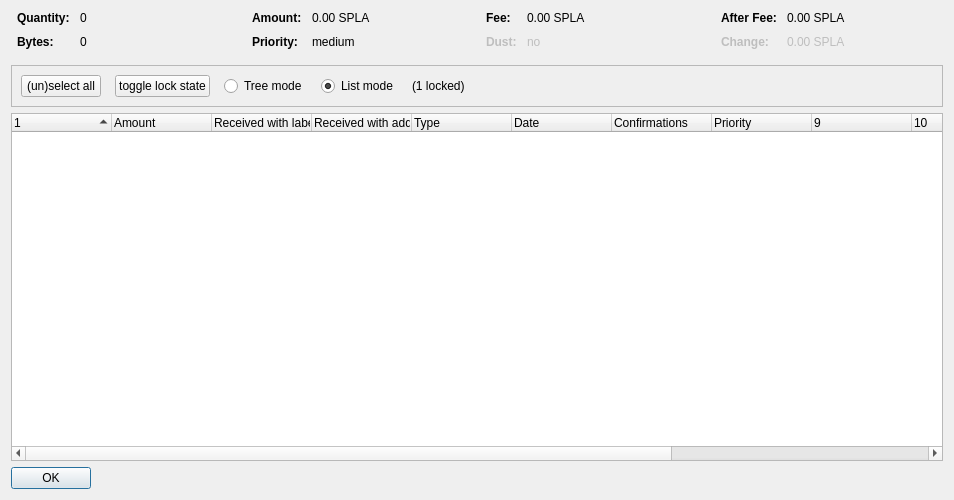
<?xml version="1.0" encoding="UTF-8"?>
<ui version="4.0">
 <class>CoinControlDialog</class>
 <widget class="QDialog" name="CoinControlDialog">
  <property name="geometry">
   <rect>
    <x>0</x>
    <y>0</y>
    <width>954</width>
    <height>500</height>
   </rect>
  </property>
  <property name="windowTitle">
   <string>Coin Selection</string>
  </property>
  <layout class="QVBoxLayout" name="verticalLayout">
   <item>
    <layout class="QHBoxLayout" name="horizontalLayoutTop" stretch="0,0,0,0">
     <property name="topMargin">
      <number>0</number>
     </property>
     <property name="bottomMargin">
      <number>10</number>
     </property>
     <item>
      <layout class="QFormLayout" name="formLayoutCoinControl1">
       <property name="horizontalSpacing">
        <number>10</number>
       </property>
       <property name="verticalSpacing">
        <number>10</number>
       </property>
       <property name="leftMargin">
        <number>6</number>
       </property>
       <property name="rightMargin">
        <number>6</number>
       </property>
       <item row="0" column="0">
        <widget class="QLabel" name="labelCoinControlQuantityText">
         <property name="font">
          <font>
           <weight>75</weight>
           <bold>true</bold>
          </font>
         </property>
         <property name="text">
          <string>Quantity:</string>
         </property>
        </widget>
       </item>
       <item row="0" column="1">
        <widget class="QLabel" name="labelCoinControlQuantity">
         <property name="cursor">
          <cursorShape>IBeamCursor</cursorShape>
         </property>
         <property name="contextMenuPolicy">
          <enum>Qt::ActionsContextMenu</enum>
         </property>
         <property name="text">
          <string notr="true">0</string>
         </property>
         <property name="textInteractionFlags">
          <set>Qt::LinksAccessibleByMouse|Qt::TextSelectableByKeyboard|Qt::TextSelectableByMouse</set>
         </property>
        </widget>
       </item>
       <item row="1" column="0">
        <widget class="QLabel" name="labelCoinControlBytesText">
         <property name="font">
          <font>
           <weight>75</weight>
           <bold>true</bold>
          </font>
         </property>
         <property name="text">
          <string>Bytes:</string>
         </property>
        </widget>
       </item>
       <item row="1" column="1">
        <widget class="QLabel" name="labelCoinControlBytes">
         <property name="cursor">
          <cursorShape>IBeamCursor</cursorShape>
         </property>
         <property name="contextMenuPolicy">
          <enum>Qt::ActionsContextMenu</enum>
         </property>
         <property name="text">
          <string notr="true">0</string>
         </property>
         <property name="textInteractionFlags">
          <set>Qt::LinksAccessibleByMouse|Qt::TextSelectableByKeyboard|Qt::TextSelectableByMouse</set>
         </property>
        </widget>
       </item>
      </layout>
     </item>
     <item>
      <layout class="QFormLayout" name="formLayoutCoinControl2">
       <property name="horizontalSpacing">
        <number>10</number>
       </property>
       <property name="verticalSpacing">
        <number>10</number>
       </property>
       <property name="leftMargin">
        <number>6</number>
       </property>
       <property name="rightMargin">
        <number>6</number>
       </property>
       <item row="0" column="0">
        <widget class="QLabel" name="labelCoinControlAmountText">
         <property name="font">
          <font>
           <weight>75</weight>
           <bold>true</bold>
          </font>
         </property>
         <property name="text">
          <string>Amount:</string>
         </property>
        </widget>
       </item>
       <item row="0" column="1">
        <widget class="QLabel" name="labelCoinControlAmount">
         <property name="cursor">
          <cursorShape>IBeamCursor</cursorShape>
         </property>
         <property name="contextMenuPolicy">
          <enum>Qt::ActionsContextMenu</enum>
         </property>
         <property name="text">
          <string notr="true">0.00 SPLA</string>
         </property>
         <property name="textInteractionFlags">
          <set>Qt::LinksAccessibleByMouse|Qt::TextSelectableByKeyboard|Qt::TextSelectableByMouse</set>
         </property>
        </widget>
       </item>
       <item row="1" column="0">
        <widget class="QLabel" name="labelCoinControlPriorityText">
         <property name="font">
          <font>
           <weight>75</weight>
           <bold>true</bold>
          </font>
         </property>
         <property name="text">
          <string>Priority:</string>
         </property>
        </widget>
       </item>
       <item row="1" column="1">
        <widget class="QLabel" name="labelCoinControlPriority">
         <property name="cursor">
          <cursorShape>IBeamCursor</cursorShape>
         </property>
         <property name="contextMenuPolicy">
          <enum>Qt::ActionsContextMenu</enum>
         </property>
         <property name="text">
          <string>medium</string>
         </property>
         <property name="textInteractionFlags">
          <set>Qt::LinksAccessibleByMouse|Qt::TextSelectableByKeyboard|Qt::TextSelectableByMouse</set>
         </property>
        </widget>
       </item>
      </layout>
     </item>
     <item>
      <layout class="QFormLayout" name="formLayoutCoinControl3">
       <property name="horizontalSpacing">
        <number>10</number>
       </property>
       <property name="verticalSpacing">
        <number>10</number>
       </property>
       <property name="leftMargin">
        <number>6</number>
       </property>
       <property name="rightMargin">
        <number>6</number>
       </property>
       <item row="0" column="0">
        <widget class="QLabel" name="labelCoinControlFeeText">
         <property name="font">
          <font>
           <weight>75</weight>
           <bold>true</bold>
          </font>
         </property>
         <property name="text">
          <string>Fee:</string>
         </property>
        </widget>
       </item>
       <item row="0" column="1">
        <widget class="QLabel" name="labelCoinControlFee">
         <property name="cursor">
          <cursorShape>IBeamCursor</cursorShape>
         </property>
         <property name="contextMenuPolicy">
          <enum>Qt::ActionsContextMenu</enum>
         </property>
         <property name="text">
          <string notr="true">0.00 SPLA</string>
         </property>
         <property name="textInteractionFlags">
          <set>Qt::LinksAccessibleByMouse|Qt::TextSelectableByKeyboard|Qt::TextSelectableByMouse</set>
         </property>
        </widget>
       </item>
       <item row="1" column="0">
        <widget class="QLabel" name="labelCoinControlLowOutputText">
         <property name="enabled">
          <bool>false</bool>
         </property>
         <property name="font">
          <font>
           <weight>75</weight>
           <bold>true</bold>
          </font>
         </property>
         <property name="text">
          <string>Dust:</string>
         </property>
        </widget>
       </item>
       <item row="1" column="1">
        <widget class="QLabel" name="labelCoinControlLowOutput">
         <property name="enabled">
          <bool>false</bool>
         </property>
         <property name="cursor">
          <cursorShape>IBeamCursor</cursorShape>
         </property>
         <property name="contextMenuPolicy">
          <enum>Qt::ActionsContextMenu</enum>
         </property>
         <property name="text">
          <string>no</string>
         </property>
         <property name="textInteractionFlags">
          <set>Qt::LinksAccessibleByMouse|Qt::TextSelectableByKeyboard|Qt::TextSelectableByMouse</set>
         </property>
        </widget>
       </item>
      </layout>
     </item>
     <item>
      <layout class="QFormLayout" name="formLayoutCoinControl4">
       <property name="horizontalSpacing">
        <number>10</number>
       </property>
       <property name="verticalSpacing">
        <number>10</number>
       </property>
       <property name="leftMargin">
        <number>6</number>
       </property>
       <property name="rightMargin">
        <number>6</number>
       </property>
       <item row="0" column="0">
        <widget class="QLabel" name="labelCoinControlAfterFeeText">
         <property name="font">
          <font>
           <weight>75</weight>
           <bold>true</bold>
          </font>
         </property>
         <property name="text">
          <string>After Fee:</string>
         </property>
        </widget>
       </item>
       <item row="0" column="1">
        <widget class="QLabel" name="labelCoinControlAfterFee">
         <property name="cursor">
          <cursorShape>IBeamCursor</cursorShape>
         </property>
         <property name="contextMenuPolicy">
          <enum>Qt::ActionsContextMenu</enum>
         </property>
         <property name="text">
          <string notr="true">0.00 SPLA</string>
         </property>
         <property name="textInteractionFlags">
          <set>Qt::LinksAccessibleByMouse|Qt::TextSelectableByKeyboard|Qt::TextSelectableByMouse</set>
         </property>
        </widget>
       </item>
       <item row="1" column="0">
        <widget class="QLabel" name="labelCoinControlChangeText">
         <property name="enabled">
          <bool>false</bool>
         </property>
         <property name="font">
          <font>
           <weight>75</weight>
           <bold>true</bold>
          </font>
         </property>
         <property name="text">
          <string>Change:</string>
         </property>
        </widget>
       </item>
       <item row="1" column="1">
        <widget class="QLabel" name="labelCoinControlChange">
         <property name="enabled">
          <bool>false</bool>
         </property>
         <property name="cursor">
          <cursorShape>IBeamCursor</cursorShape>
         </property>
         <property name="contextMenuPolicy">
          <enum>Qt::ActionsContextMenu</enum>
         </property>
         <property name="text">
          <string notr="true">0.00 SPLA</string>
         </property>
         <property name="textInteractionFlags">
          <set>Qt::LinksAccessibleByMouse|Qt::TextSelectableByKeyboard|Qt::TextSelectableByMouse</set>
         </property>
        </widget>
       </item>
      </layout>
     </item>
    </layout>
   </item>
   <item>
    <widget class="QFrame" name="frame">
     <property name="minimumSize">
      <size>
       <width>0</width>
       <height>40</height>
      </size>
     </property>
     <property name="frameShape">
      <enum>QFrame::StyledPanel</enum>
     </property>
     <property name="frameShadow">
      <enum>QFrame::Sunken</enum>
     </property>
     <layout class="QHBoxLayout" name="horizontalLayout">
      <item>
       <layout class="QHBoxLayout" name="horizontalLayoutPanel" stretch="0,0,0,0,0,0">
        <property name="spacing">
         <number>14</number>
        </property>
        <item>
         <widget class="QPushButton" name="pushButtonSelectAll">
          <property name="sizePolicy">
           <sizepolicy hsizetype="Maximum" vsizetype="Fixed">
            <horstretch>0</horstretch>
            <verstretch>0</verstretch>
           </sizepolicy>
          </property>
          <property name="text">
           <string>(un)select all</string>
          </property>
          <property name="autoDefault">
           <bool>false</bool>
          </property>
         </widget>
        </item>
        <item>
         <widget class="QPushButton" name="pushButtonToggleLock">
          <property name="sizePolicy">
           <sizepolicy hsizetype="Maximum" vsizetype="Fixed">
            <horstretch>0</horstretch>
            <verstretch>0</verstretch>
           </sizepolicy>
          </property>
          <property name="text">
           <string>toggle lock state</string>
          </property>
          <property name="autoDefault">
           <bool>false</bool>
          </property>
         </widget>
        </item>
        <item>
         <widget class="QRadioButton" name="radioTreeMode">
          <property name="sizePolicy">
           <sizepolicy hsizetype="Maximum" vsizetype="Fixed">
            <horstretch>0</horstretch>
            <verstretch>0</verstretch>
           </sizepolicy>
          </property>
          <property name="text">
           <string>Tree mode</string>
          </property>
         </widget>
        </item>
        <item>
         <widget class="QRadioButton" name="radioListMode">
          <property name="sizePolicy">
           <sizepolicy hsizetype="Maximum" vsizetype="Fixed">
            <horstretch>0</horstretch>
            <verstretch>0</verstretch>
           </sizepolicy>
          </property>
          <property name="text">
           <string>List mode</string>
          </property>
          <property name="checked">
           <bool>true</bool>
          </property>
         </widget>
        </item>
        <item>
         <widget class="QLabel" name="labelLocked">
          <property name="text">
           <string>(1 locked)</string>
          </property>
         </widget>
        </item>
        <item>
         <spacer name="horizontalSpacer">
          <property name="orientation">
           <enum>Qt::Horizontal</enum>
          </property>
          <property name="sizeHint" stdset="0">
           <size>
            <width>40</width>
            <height>20</height>
           </size>
          </property>
         </spacer>
        </item>
       </layout>
      </item>
     </layout>
    </widget>
   </item>
   <item>
    <widget class="CoinControlTreeWidget" name="treeWidget">
     <property name="contextMenuPolicy">
      <enum>Qt::CustomContextMenu</enum>
     </property>
     <property name="sortingEnabled">
      <bool>false</bool>
     </property>
     <property name="columnCount">
      <number>13</number>
     </property>
     <attribute name="headerShowSortIndicator" stdset="0">
      <bool>true</bool>
     </attribute>
     <attribute name="headerStretchLastSection">
      <bool>false</bool>
     </attribute>
     <column>
      <property name="text">
       <string/>
      </property>
     </column>
     <column>
      <property name="text">
       <string>Amount</string>
      </property>
     </column>
     <column>
      <property name="text">
       <string>Received with label</string>
      </property>
     </column>
     <column>
      <property name="text">
       <string>Received with address</string>
      </property>
     </column>
     <column>
      <property name="text">
       <string>Type</string>
      </property>
     </column>
     <column>
      <property name="text">
       <string>Date</string>
      </property>
     </column>
     <column>
      <property name="text">
       <string>Confirmations</string>
      </property>
      <property name="toolTip">
       <string>Confirmed</string>
      </property>
     </column>
     <column>
      <property name="text">
       <string>Priority</string>
      </property>
     </column>
     <column>
      <property name="text">
       <string/>
      </property>
     </column>
     <column>
      <property name="text">
       <string/>
      </property>
     </column>
     <column>
      <property name="text">
       <string/>
      </property>
     </column>
     <column>
      <property name="text">
       <string/>
      </property>
     </column>
     <column>
      <property name="text">
       <string/>
      </property>
     </column>
    </widget>
   </item>
   <item>
    <widget class="QDialogButtonBox" name="buttonBox">
     <property name="sizePolicy">
      <sizepolicy hsizetype="Maximum" vsizetype="Fixed">
       <horstretch>0</horstretch>
       <verstretch>0</verstretch>
      </sizepolicy>
     </property>
     <property name="orientation">
      <enum>Qt::Horizontal</enum>
     </property>
     <property name="standardButtons">
      <set>QDialogButtonBox::Ok</set>
     </property>
    </widget>
   </item>
  </layout>
 </widget>
 <customwidgets>
  <customwidget>
   <class>CoinControlTreeWidget</class>
   <extends>QTreeWidget</extends>
   <header>coincontroltreewidget.h</header>
  </customwidget>
 </customwidgets>
 <resources/>
 <connections/>
</ui>
